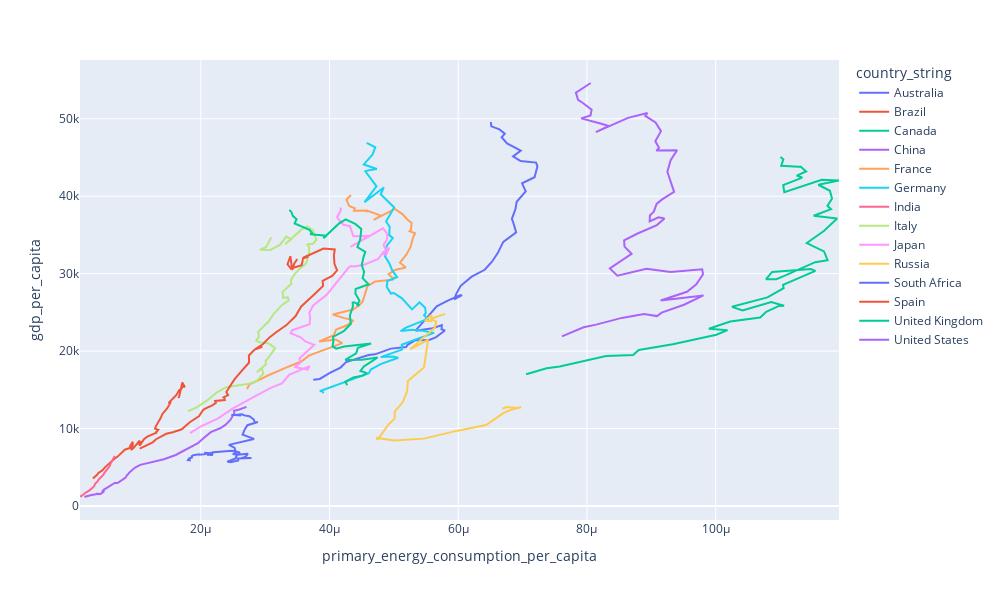

The cell this chart's notebook holds for it:
### Code cell
# df = energy.filter('country_string == "Australia"')
df = energy
df = df.loc[
    df["country_string"].isin(
        [
            "Australia",
            "United States",
            "China",
            "India",
            "Japan",
            "United Kingdom",
            "Germany",
            "France",
            "Italy",
            "Canada",
            "Spain",
            "South Africa",
            "Brazil",
            "Russia",
        ]
    )
]

fig = px.line(
    df,
    x="primary_energy_consumption_per_capita",
    y="gdp_per_capita",
    color="country_string",
    hover_name="year",
)
fig.update_layout(width=1000, height=600)
fig.show()
